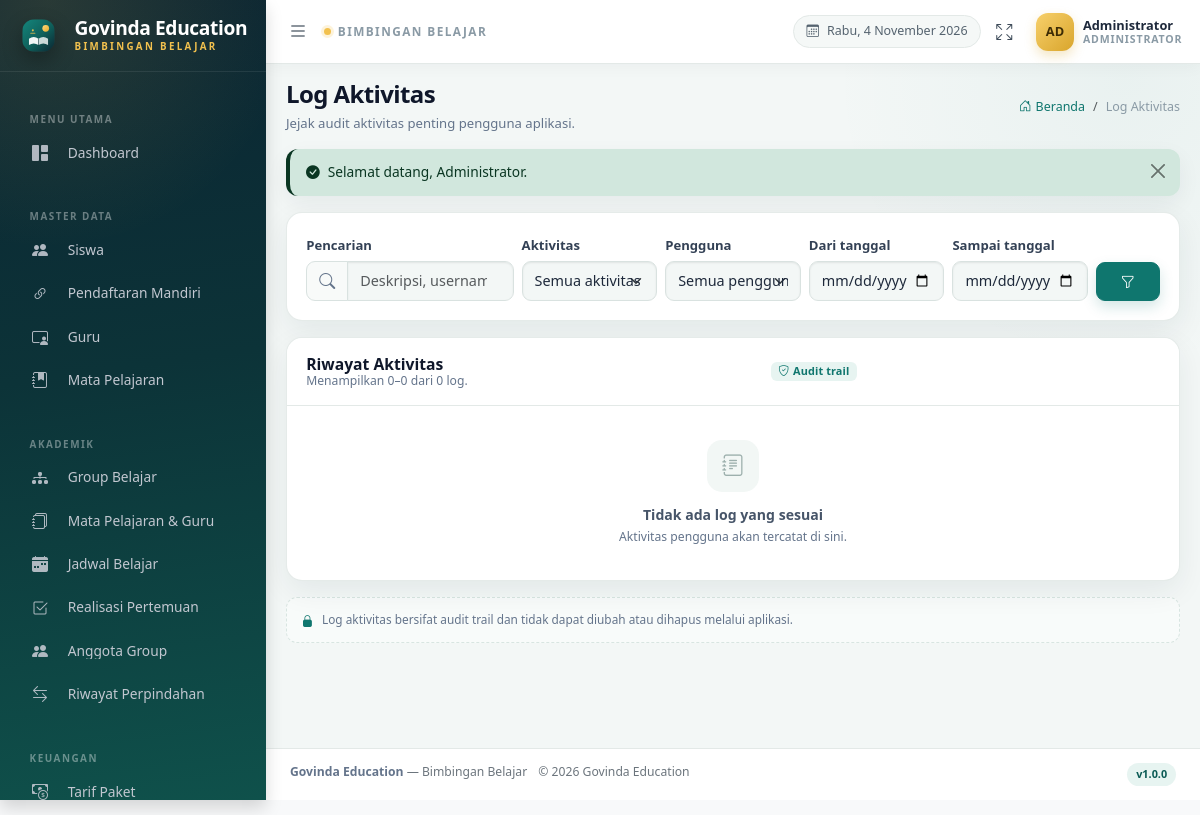
Screenshot of /admin/log-aktivitas/index.php (signed in) with the database file from the repository.
### tables this page shows
CREATE TABLE `users` (
  `id` INT UNSIGNED NOT NULL AUTO_INCREMENT,
  `name` VARCHAR(100) NOT NULL,
  `username` VARCHAR(50) NOT NULL,
  `email` VARCHAR(120) DEFAULT NULL,
  `password_hash` VARCHAR(255) NOT NULL,
  `role` ENUM('admin','petugas') NOT NULL DEFAULT 'petugas',
  `is_active` TINYINT(1) NOT NULL DEFAULT 1,
  `last_login_at` DATETIME DEFAULT NULL,
  `created_at` DATETIME NOT NULL DEFAULT CURRENT_TIMESTAMP,
  `updated_at` DATETIME NOT NULL DEFAULT CURRENT_TIMESTAMP ON UPDATE CURRENT_TIMESTAMP,
  PRIMARY KEY (`id`),
  UNIQUE KEY `uq_users_username` (`username`),
  UNIQUE KEY `uq_users_email` (`email`),
  KEY `idx_users_role_active` (`role`,`is_active`)
);

### classes/Profile.php (called while the page is built, shortened)
<?php
final class Profile
{
    private static ?array $cache = null;
    public static function defaults(): array
    {
        return [
            'app_name'        => APP_NAME,
            'app_tagline'     => APP_TAGLINE,
            'app_description' => 'Kelola siswa, guru, kelompok belajar, jadwal, tagihan, '
                . 'dan pembayaran dalam satu aplikasi yang terintegrasi.',
            'app_address'     => '',
            'app_phone'       => '',
            'app_email'       => '',
            'app_website'     => '',
            'app_logo'        => '',
        ];
    }
    public static function all(): array
    {
        if (self::$cache !== null) {
            return self::$cache;
        }
        $data = self::defaults();
        try {
            $rows = db()->query('SELECT setting_key, setting_value FROM app_settings')->fetchAll();
            foreach ($rows as $row) {
                $key = (string) ($row['setting_key'] ?? '');
                if ($key !== '' && array_key_exists($key, $data)) {
                    $data[$key] = (string) ($row['setting_value'] ?? '');
                }
            }
        } catch (Throwable $exception) {
            self::logError($exception);
        }
        self::$cache = $data;
        return self::$cache;
    }
    public static function get(string $key, string $default = ''): string
    {
        $data = self::all();
        return $data[$key] ?? $default;
    }
    public static function tagline(): string
    {
        return trim(self::get('app_tagline'));
    }
}

### includes/functions.php (called while the page is built, shortened)
<?php
function db(): PDO
{
    static $connection = null;
    if ($connection instanceof PDO) {
        return $connection;
    }
    $connection = Database::pdo();
    return $connection;
}
function e(mixed $value): string
{
    return htmlspecialchars((string) ($value ?? ''), ENT_QUOTES | ENT_SUBSTITUTE, 'UTF-8');
}
function url(string $path = ''): string
{
    $path = ltrim($path, '/');
    return BASE_URL . '/' . $path;
}
function get_string(string $key, string $default = ''): string
{
    $value = $_GET[$key] ?? $default;
    return is_string($value) ? trim($value) : $default;
}
function get_int(string $key, int $default = 0): int
{
    $value = filter_input(INPUT_GET, $key, FILTER_VALIDATE_INT);
    return $value === false || $value === null ? $default : (int) $value;
}
function bulan_id(int $month): string
{
    $months = [
        1 => 'Januari', 'Februari', 'Maret', 'April', 'Mei', 'Juni',
        'Juli', 'Agustus', 'September', 'Oktober', 'November', 'Desember',
    ];
    return $months[$month] ?? '-';
}
function hari_id(int $day): string
{
    $days = [1 => 'Senin', 'Selasa', 'Rabu', 'Kamis', 'Jumat', 'Sabtu', 'Minggu'];
    return $days[$day] ?? '-';
}
function tanggal_id(?string $date, bool $withDay = false): string
{
    try {
        $dt = new DateTimeImmutable($date);
    } catch (Throwable) {
        return '-';
    }
    $result = $dt->format('j') . ' ' . bulan_id((int) $dt->format('n')) . ' ' . $dt->format('Y');
    if ($withDay) {
        $result = hari_id((int) $dt->format('N')) . ', ' . $result;
    }
    return $result;
}
function role_label(string $role): string
{
    return $role === 'admin' ? 'Administrator' : ($role === 'petugas' ? 'Petugas' : '-');
}
function initials(string $name): string
{
    $parts = preg_split('/\s+/', trim($name)) ?: [];
    $parts = array_values(array_filter($parts, static fn ($p) => $p !== ''));
    if (count($parts) === 1) {
        return mb_strtoupper(mb_substr($parts[0], 0, 2));
    }
    $first = mb_substr($parts[0], 0, 1);
    $second = mb_substr($parts[1], 0, 1);
    return mb_strtoupper($first . $second);
}

### includes/auth.php (called while the page is built, shortened)
<?php
final class Auth
{
    private static bool $loaded = false;
    private static ?array $user = null;
    public static function check(): bool
    {
        return self::user() !== null;
    }
    public static function user(): ?array
    {
        if (self::$loaded) {
            return self::$user;
        }
        self::$loaded = true;
        $userId = $_SESSION['auth_user_id'] ?? null;
        $user = User::findById((int) $userId);
        self::$user = $user;
        return self::$user;
    }
}
function require_login(): void
{
    if (Auth::check()) {
        return;
    }
}
function require_role(string|array $roles): void
{
    require_login();
}
function require_admin(): void
{
    require_role('admin');
}

### classes/User.php (called while the page is built, shortened)
<?php
final class User
{
    public static function findById(int $id): ?array
    {
        $stmt = db()->prepare(
            'SELECT id, name, username, email, role, is_active, last_login_at, created_at
             FROM users WHERE id = :id LIMIT 1'
        );
        $stmt->execute([':id' => $id]);
        $row = $stmt->fetch();
        return $row ?: null;
    }
}

### includes/bootstrap.php (called while the page is built, shortened)
<?php
spl_autoload_register(static function (string $class): void {
    $file = ROOT_PATH . '/classes/' . $class . '.php';
});
require_once __DIR__ . '/functions.php';
require_once __DIR__ . '/auth.php';

### classes/ActivityLog.php (called while the page is built, shortened)
<?php
final class ActivityLog
{
    public static function paginate(array $filters, int $page = 1, int $perPage = 25): array
    {
        $where = [];
        $params = [];
        $whereSql = $where !== [] ? ' WHERE ' . implode(' AND ', $where) : '';
        $countStmt = db()->prepare('SELECT COUNT(*) FROM activity_logs l' . $whereSql);
        $countStmt->execute($params);
        $total = (int) $countStmt->fetchColumn();
        $perPage = max(10, min(100, $perPage));
        $pages = max(1, (int) ceil($total / $perPage));
        $page = max(1, min($page, $pages));
        $offset = ($page - 1) * $perPage;
        $stmt = db()->prepare(
            'SELECT l.*, u.name AS user_name
             FROM activity_logs l
             LEFT JOIN users u ON u.id = l.user_id'
            . $whereSql
            . ' ORDER BY l.created_at DESC, l.id DESC LIMIT :limit OFFSET :offset'
        );
        $stmt->bindValue(':limit', $perPage, PDO::PARAM_INT);
        $stmt->bindValue(':offset', $offset, PDO::PARAM_INT);
        $stmt->execute();
        return [
            'items' => $stmt->fetchAll(),
            'total' => $total,
            'pages' => $pages,
        ];
    }
}

### admin/log-aktivitas/index.php (the view, shortened to what this page needs)
<?php
require_once __DIR__ . '/../../includes/bootstrap.php';
require_admin();
$isValidDate = static function (string $value): bool {
    if ($value === '') {
        return false;
    }
    $date = DateTimeImmutable::createFromFormat('!Y-m-d', $value);
    return $date instanceof DateTimeImmutable && $date->format('Y-m-d') === $value;
};
$q = mb_substr(get_string('q'), 0, 100);
$activity = mb_substr(get_string('activity'), 0, 100);
$userId = get_int('user_id');
$dateFrom = get_string('date_from');
$dateTo = get_string('date_to');
$dateFrom = $isValidDate($dateFrom) ? $dateFrom : '';
$dateTo = $isValidDate($dateTo) ? $dateTo : '';
$filters = [
    'q'         => $q,
    'activity'  => $activity,
    'user_id'   => $userId,
    'date_from' => $dateFrom,
    'date_to'   => $dateTo,
];
$page = max(1, get_int('page', 1));
$result = ActivityLog::paginate($filters, $page, 25);
$page = max(1, min($page, $result['pages']));
$logs = $result['items'];
$total = $result['total'];
$perPage = 25;
$startNumber = $total > 0 ? (($page - 1) * $perPage) + 1 : 0;
$endNumber = min($total, $page * $perPage);
$queryFilters = array_filter($filters, static fn ($value) => $value !== '' && $value !== 0);
$hasFilter = $queryFilters !== [];
require_once ROOT_PATH . '/includes/header.php';
?>
<div class="card mb-3">
    <div class="card-body">
        <form method="get" action="<?= e(url('admin/log-aktivitas/index.php')) ?>" class="row g-2 align-items-end">
            <div class="col-lg-3 col-md-6">
                <label for="q" class="form-label">Pencarian</label>
                <div class="input-group">
                    <span class="input-group-text"><i class="bi bi-search"></i></span>
                    <input type="search" class="form-control" id="q" name="q" value="<?= e($q) ?>"
                           placeholder="Deskripsi, username, aktivitas…" maxlength="100">
                </div>
            </div>
            <div class="col-lg-2 col-md-6">
                <label for="activity" class="form-label">Aktivitas</label>
                <select class="form-select" id="activity" name="activity">
                    <option value="">Semua aktivitas</option>
                </select>
            </div>
            <div class="col-lg-2 col-md-6">
                <label for="user_id" class="form-label">Pengguna</label>
                <select class="form-select" id="user_id" name="user_id">
                    <option value="">Semua pengguna</option>
                </select>
            </div>
            <div class="col-lg-2 col-md-6">
                <label for="date_from" class="form-label">Dari tanggal</label>
                <input type="date" class="form-control" id="date_from" name="date_from" value="<?= e($dateFrom) ?>">
            </div>
            <div class="col-lg-2 col-md-6">
                <label for="date_to" class="form-label">Sampai tanggal</label>
                <input type="date" class="form-control" id="date_to" name="date_to" value="<?= e($dateTo) ?>">
            </div>
            <div class="col-lg-1 col-md-6 d-flex gap-2">
                <button type="submit" class="btn btn-primary flex-grow-1" title="Terapkan filter">
                    <i class="bi bi-funnel"></i>
                </button>
            </div>
        </form>
    </div>
</div>
<div class="card">
    <div class="card-header">
        <div>
            <h2 class="card-title">Riwayat Aktivitas</h2>
            <div class="card-subtitle">
                Menampilkan <?= e(number_format($startNumber, 0, ',', '.')) ?>–<?= e(number_format($endNumber, 0, ',', '.')) ?>
                dari <?= e(number_format($total, 0, ',', '.')) ?> log.
            </div>
        </div>
        <span class="badge bg-teal-soft text-teal">
            <i class="bi bi-shield-check me-1"></i>Audit trail
        </span>
    </div>
    <div class="card-body p-0">
        <?php if ($logs === []): ?>
            <div class="empty-state">
                <div class="empty-state-icon"><i class="bi bi-journal-text"></i></div>
                <div class="empty-state-title">Tidak ada log yang sesuai</div>
                <p class="empty-state-text">
                    <?= $hasFilter ? 'Coba ubah atau reset filter pencarian.' : 'Aktivitas pengguna akan tercatat di sini.' ?>
                </p>
            </div>
        <?php endif; ?>
    </div>
</div>
<div class="financial-note">
    <i class="bi bi-lock-fill"></i>
    <span>Log aktivitas bersifat audit trail dan tidak dapat diubah atau dihapus melalui aplikasi.</span>
</div>
<?php require_once ROOT_PATH . '/includes/footer.php'; ?>

### includes/navbar.php (shortened to what this page needs)
<?php
$currentUser = $user ?? Auth::user();
$roleClass = $currentUser['role'] === 'admin' ? 'role-admin' : 'role-petugas';
?>
<nav class="app-header navbar navbar-expand bg-white">
    <div class="container-fluid">
        <ul class="navbar-nav">
            <li class="nav-item">
                <a class="nav-link nav-toggle-sidebar" data-lte-toggle="sidebar" href="#" role="button"
                   aria-label="Buka atau tutup sidebar">
                    <i class="bi bi-list fs-5"></i>
                </a>
            </li>
            <?php if (Profile::tagline() !== ''): ?>
                <li class="nav-item d-none d-md-flex align-items-center">
                    <span class="navbar-context">
                        <span class="navbar-context-dot"></span>
                        <?= e(Profile::tagline()) ?>
                    </span>
                </li>
            <?php endif; ?>
        </ul>
        <ul class="navbar-nav ms-auto align-items-center gap-1">
            <li class="nav-item d-none d-lg-block">
                <span class="navbar-date">
                    <i class="bi bi-calendar3 me-2"></i><?= e(tanggal_id(date('Y-m-d'), true)) ?>
                </span>
            </li>
            <li class="nav-item d-none d-sm-block">
                <a class="nav-link nav-icon-btn" href="#" data-lte-toggle="fullscreen"
                   aria-label="Tampilkan layar penuh" title="Layar penuh">
                    <i data-lte-icon="maximize" class="bi bi-arrows-fullscreen"></i>
                </a>
            </li>
            <li class="nav-item dropdown user-menu">
                <a href="#" class="nav-link user-trigger dropdown-toggle" data-bs-toggle="dropdown"
                   aria-expanded="false">
                    <span class="avatar-initials <?= e($roleClass) ?>"><?= e(initials((string) $currentUser['name'])) ?></span>
                    <span class="user-meta d-none d-md-inline-flex">
                        <span class="user-name"><?= e($currentUser['name']) ?></span>
                        <span class="user-role"><?= e(role_label((string) $currentUser['role'])) ?></span>
                    </span>
                </a>
            </li>
        </ul>
    </div>
</nav>

### rows the page displays
users: name "AD", name "Administrator", role "ADMINISTRATOR"

### other values shown
Profile::tagline() "BIMBINGAN BELAJAR"
Profile::name() "Govinda Education"
$pageTitle "Log Aktivitas"
$pageSubtitle "Jejak audit aktivitas penting pengguna aplikasi."
$crumb['label'] "Log Aktivitas"
$flash['message'] "Selamat datang, Administrator."
$startNumber "0"
$endNumber "0"
$total "0"
APP_VERSION "1.0.0"
